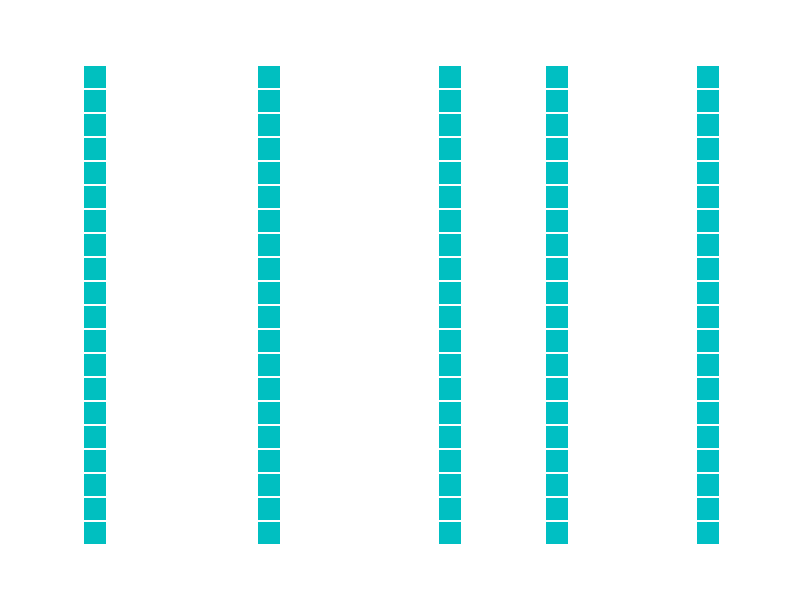

Write the R code that produced this figure. (Note: a time limit stopped this script after it produced the figure.)
#### Preamble ####
# Purpose: Create an static graph and an static table
# Author: Siqi Fei
# Date: 28 March 2024
# Contact: fermi.fei@mail.utoronto.ca
# License: MIT
# Pre-requisites: 'tidyverse' for data manipulation and 'rstanarm' for performing Bayesian regression.
# Any other information needed? Ensure the analysis_data.csv file is available in the 'data/analysis_data' directory.

#### Work Place Set Up ####
library(tidyverse)
library(ggplot2)
library(here)

analysis_data <- read_csv(here("data/analysis_data/analysis_data.csv"))

# View the first few rows of the dataframe
head(analysis_data)

#### Data Plot ####
last_name_counts <- analysis_data %>%
  count(`Last Name`, Residence) %>%
  arrange(desc(n))

top_five_last_names <- last_name_counts %>%
  group_by(Residence) %>%
  top_n(5, n) %>%
  ungroup()

ggplot(top_five_last_names, aes(x = `Last Name`, y = n, fill = Residence)) +
  geom_bar(stat = "identity") +
  theme_minimal() +
  labs(title = "Top Five Last Names by Residence",
       x = "Last Name",
       y = "Count")

show(top_five_last_names)
